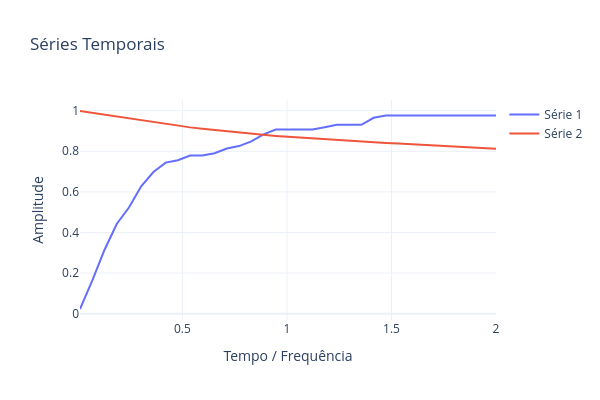
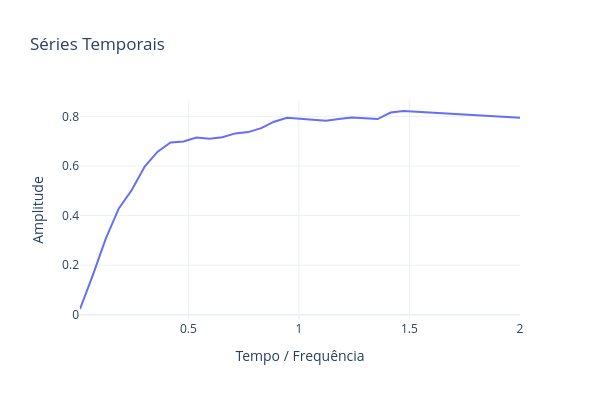

Notebook cell for these charts, in order:
### Code cell
PlotSeriesPLY(xSeries=[rhos, rhos],ySeries=[cov, sp])
PlotSeriesPLY(xSeries=[rhos],ySeries=[cov* sp])
